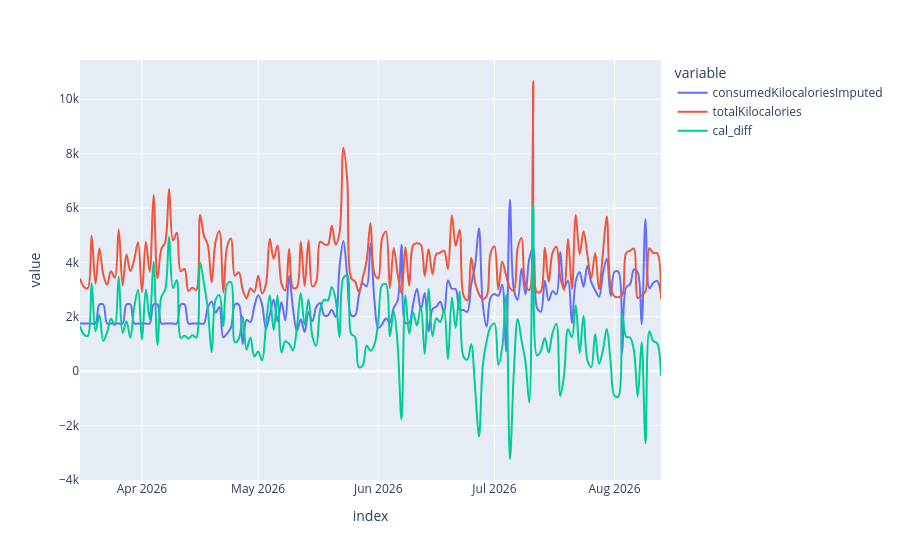

Notebook code cell kept with this figure:
### Code cell
px.line(
    df,
    x=df.index,
    y=['consumedKilocaloriesImputed','totalKilocalories','cal_diff'],
    line_shape='spline'
    )

### Figure 1 — Plotly figure (JSON) as saved in the notebook; plotly's stock layout.template omitted (floating-point values rounded to 4 significant figures; data arrays with more than 128 entries replaced by an {"elided": "..."} marker saying what was removed)
{"data": [{"hovertemplate": "variable=consumedKilocaloriesImputed<br>index=%{x}<br>value=%{y}<extra></extra>", "legendgroup": "consumedKilocaloriesImputed", "line": {"color": "#636efa", "dash": "solid", "shape": "spline"}, "marker": {"symbol": "circle"}, "mode": "lines", "name": "consumedKilocaloriesImputed", "orientation": "v", "showlegend": true, "type": "scatter", "x": {"elided": "151 str values"}, "xaxis": "x", "y": {"elided": "151 float values"}, "yaxis": "y"}, {"hovertemplate": "variable=totalKilocalories<br>index=%{x}<br>value=%{y}<extra></extra>", "legendgroup": "totalKilocalories", "line": {"color": "#EF553B", "dash": "solid", "shape": "spline"}, "marker": {"symbol": "circle"}, "mode": "lines", "name": "totalKilocalories", "orientation": "v", "showlegend": true, "type": "scatter", "x": {"elided": "151 str values"}, "xaxis": "x", "y": {"elided": "151 float values"}, "yaxis": "y"}, {"hovertemplate": "variable=cal_diff<br>index=%{x}<br>value=%{y}<extra></extra>", "legendgroup": "cal_diff", "line": {"color": "#00cc96", "dash": "solid", "shape": "spline"}, "marker": {"symbol": "circle"}, "mode": "lines", "name": "cal_diff", "orientation": "v", "showlegend": true, "type": "scatter", "x": {"elided": "151 str values"}, "xaxis": "x", "y": {"elided": "151 float values"}, "yaxis": "y"}], "layout": {"legend": {"title": {"text": "variable"}, "tracegroupgap": 0}, "margin": {"t": 60}, "xaxis": {"anchor": "y", "domain": [0, 1], "title": {"text": "index"}}, "yaxis": {"anchor": "x", "domain": [0, 1], "title": {"text": "value"}}}}
